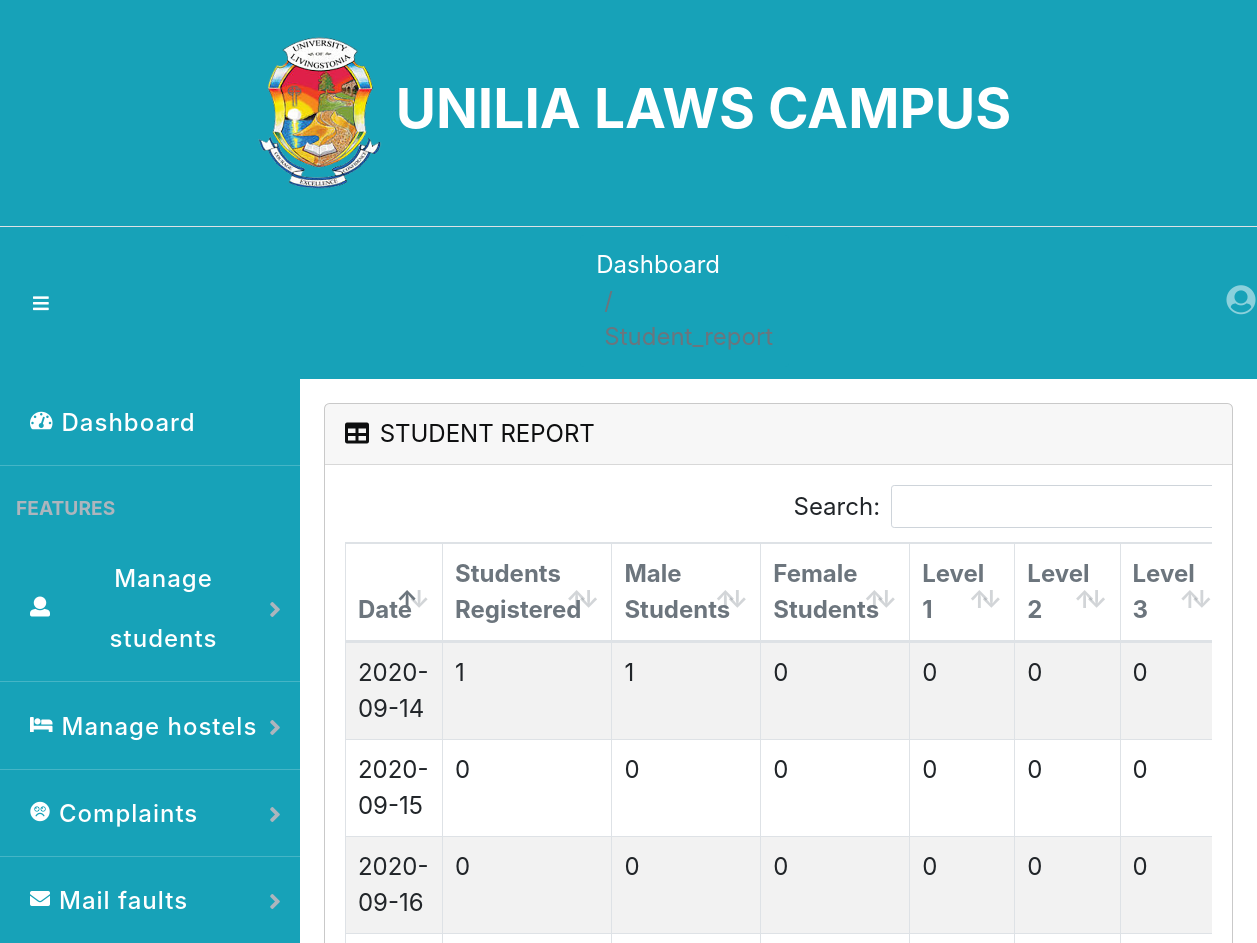
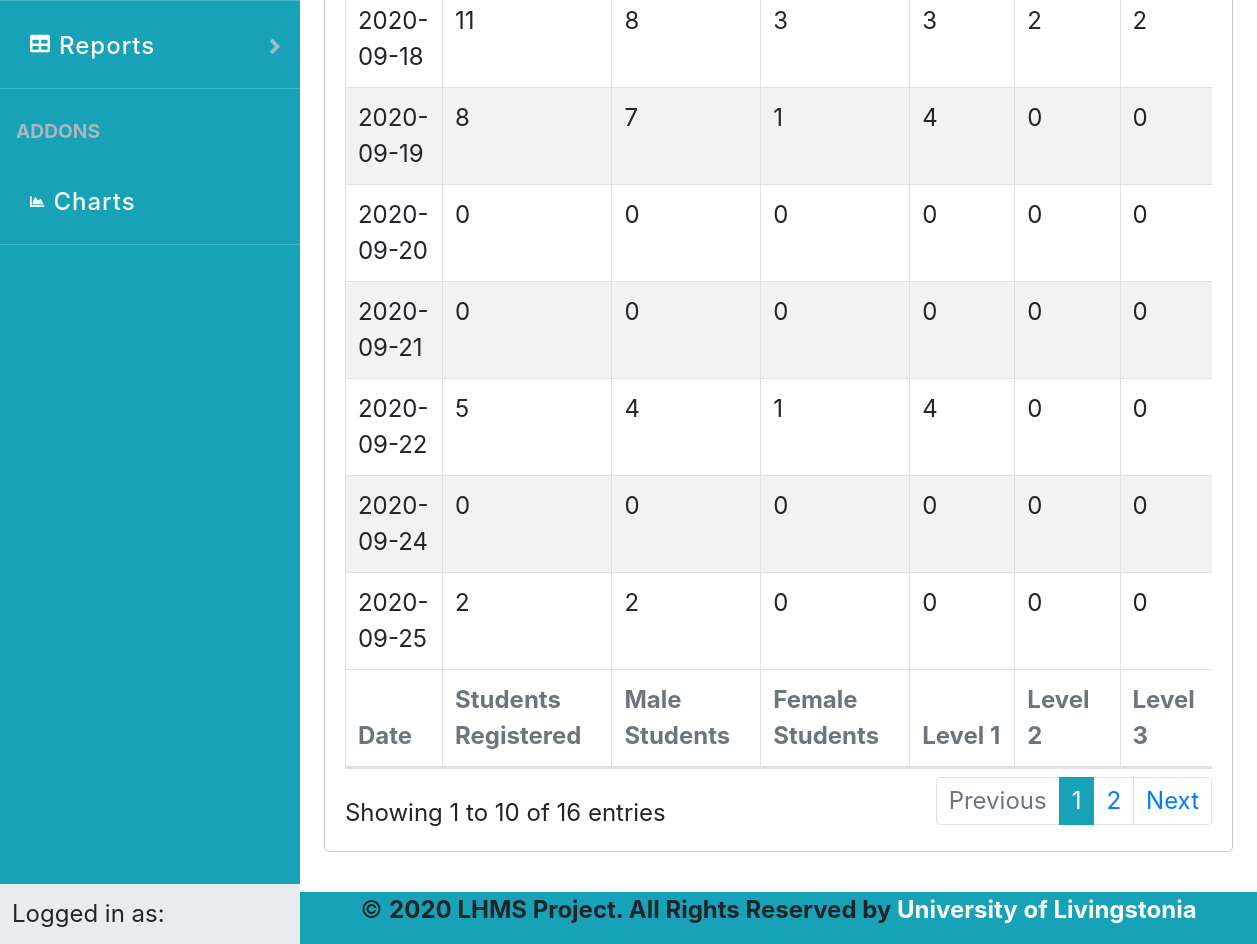
The app's page /student_report.php with its own data (2 pictures, top to bottom).
### tables this page shows
CREATE TABLE `student_report` (
  `Students_Registered` int(255) NOT NULL,
  `Male` int(255) NOT NULL,
  `Female` int(255) NOT NULL,
  `L1` int(255) NOT NULL,
  `L2` int(255) NOT NULL,
  `L3` int(255) NOT NULL,
  `L4` int(255) NOT NULL,
  `Applications` int(255) NOT NULL,
  `Evictions` int(255) NOT NULL,
  `Report_date` date NOT NULL
);

### student_report.php (the view, shortened to what this page needs)
<?php
 require 'includes/config.inc.php';
?>
<!DOCTYPE html>
<html lang="en">
<head>
	<link rel="stylesheet" href="web_warden/css_home/bootstrap.css">
	<link rel="stylesheet" href="web_home/css_home/fontawesome-all.css">
    <link rel="stylesheet" href="DataTables/DataTables-1.10.21/css/dataTables.bootstrap4.min.css">
    <link rel="stylesheet" href="DataTables/Buttons-1.6.3/css/buttons.bootstrap4.min.css">
	<link rel="stylesheet" href="web_home/css_home/flexslider.css" type="text/css" media="screen" property="" />
</head>
<header>
<nav class="navbar navbar-expand-lg navbar-dark bg-info">
    <div class="collapse navbar-collapse justify-content-md-center" id="navbarsExample08">
        <ul class="navbar-nav">
            <li class="nav-item active">
            <li class="nav-item active">
                <a class="nav-link display-4" href="#" style='font-weight: bolder;font-size:55px'><img src="logo2.png" width="150" dclass="img-logo">UNILIA LAWS CAMPUS </a>
            </li>
        </ul>
    </div>
</nav>
<nav class="navbar navbar-expand-lg navbar-dark bg-info border-top">
<div id="content">
<button class="btn btn-link btn-lg order-1 order-lg-1 "  style="font-weight:20px" id="sidebarToggle" href="#"><i class="fas fa-bars" style="color: white; font-size:large; cursor:pointer"></i></button>
            </div>
  <div class="collapse navbar-collapse justify-content-md-center"  style="margin-left:42%;" id="navbarsExample08">
        <ul class="navbar-nav">
        <ol class="breadcrumb bg-info mb-1 ">
                           <li class="breadcrumb-item"><a href="warden-home1.php">Dashboard</a></li>
                           <li class="breadcrumb-item active">Student_report</li>
                       </ol>
        </ul>
    </div>
    <div style="margin-left:35%;" id="navbarsExample08">
        <ul class="navbar-nav">
                    <li class="nav-item dropdown">
					 <a class="nav-link dropdown-toggle" href="#" id="dropdown07XL" data-toggle="dropdown" aria-expanded="false"><i class="fas fa-user-circle" style="font-size:30px"></i> <?php echo $_SESSION['username']; ?>
                </li>
        </ul>
    </div>
</nav>
</header>
<body>
<div id="layoutSidenav">
            <div id="layoutSidenav_nav">
                <nav class="sb-sidenav accordion sb-sidenav-light " id="sidenavAccordion">
                    <div class="sb-sidenav-menu">
                        <div class="nav">
                            <a class="nav-link" href="warden-home1.php">
                                <div class="sb-nav-link-icon"><i class="fas fa-tachometer-alt" style="font-size: 20px" ></i></div>
                                Dashboard
                            </a>
                            <div class="sb-sidenav-menu-heading">FEATURES</div>
                            <a class="nav-link collapsed" href="#" data-toggle="collapse" data-target="#managestudents" aria-expanded="false" aria-controls="managestudents">
                                <div class="sb-nav-link-icon"><i class="fas fa-user" style="font-size: 20px" ></i></div>
									Manage students
                                <div class="sb-sidenav-collapse-arrow"><i class="fas fa-angle-down"></i></div>
                            </a>
							<a class="nav-link collapsed" href="#" data-toggle="collapse" data-target="#managehostels" aria-expanded="false" aria-controls="managehostels">
                                <div class="sb-nav-link-icon"><i class="fas fa-bed" style="font-size: 20px" ></i></div>
									Manage hostels
                                <div class="sb-sidenav-collapse-arrow"><i class="fas fa-angle-down"></i></div>
                            </a>
							<a class="nav-link collapsed" href="#" data-toggle="collapse" data-target="#complaints" aria-expanded="false" aria-controls="complaints">
                                <div class="sb-nav-link-icon"><i class="fas fa-frown" style="font-size: 20px" ></i></div>
									Complaints
                                <div class="sb-sidenav-collapse-arrow"><i class="fas fa-angle-down"></i></div>
                            </a>
							<a class="nav-link collapsed" href="#" data-toggle="collapse" data-target="#faults" aria-expanded="false" aria-controls="faults">
                                <div class="sb-nav-link-icon"><i class="fas fa-envelope" style="font-size: 20px" ></i></div>
									Mail faults
                                <div class="sb-sidenav-collapse-arrow"><i class="fas fa-angle-down"></i></div>
                            </a>
							<a class="nav-link collapsed" href="#" data-toggle="collapse" data-target="#reports" aria-expanded="false" aria-controls="reports">
                                <div class="sb-nav-link-icon"><i class="fas fa-table" style="font-size: 20px" ></i></div>
									Reports
                                <div class="sb-sidenav-collapse-arrow"><i class="fas fa-angle-down"></i></div>
                            </a>
                            <div class="sb-sidenav-menu-heading">Addons</div>
                            <a class="nav-link" href="charts.html">
                                <div class="sb-nav-link-icon"><i class="fas fa-chart-area"></i></div>
                                Charts
                            </a>
					</div>
					</div>
                    <div class="sb-sidenav-footer" >
                        <div class="midium">Logged in as: <?php echo $_SESSION['username']; ?></div>
						</div>
                </nav>
            </div>
			<div id="layoutSidenav_content">
			<main>
			<div class="container-fluid mt-4 mb-3">
            <div class="panel panel-default">
<div id="container" class="row justify-content-md-center">
                 <div class="card mb-4" style="width:95%">
                            <div class="card-header">
                                <i class="fas fa-table mr-1"></i>
                                STUDENT REPORT
                            </div>
                            <div class="card-body">
                <div class="table-responsive">
										<div class="table-responsive">
						<table id="example" class="table table-hover   table-bordered table-center table-striped border-top" style="font-size:24px; align-content:center;width:100%;">
							<thead class="thread-inverse">
							<tr class="text-secondary">
													<th>Date</th>
													<th>Students Registered</th>
													<th>Male Students</th>
													<th>Female Students</th>
													<th>Level 1</th>
													<th>Level 2</th>
													<th>Level 3</th>
												</tr>
							</thead>
							<tbody>
								<?php
									$select = "SELECT * FROM Student_report";
									$sdb = mysqli_query($conn,$select);
										while($row = mysqli_fetch_array($sdb)){
											echo'
												<tr>
												<td>'.$row['Report_date'].'</td>
												<td>'.$row['Students_Registered'].'</td>
												<td>'.$row['Male'].'</td>
												<td>'.$row['Female'].'</td>
												<td>'.$row['L1'].'</td>
												<td>'.$row['L2'].'</td>
												<td>'.$row['L3'].'</td>
												<td>'.$row['L4'].'</td>
												<td>'.$row['Applications'].'</td>
												<td>'.$row['Evictions'].'</td>
												</tr>
												';
										}
									?>
                            </tbody>
                                            <tfoot>
                                            <thead class="thread-inverse">
							                        <tr class="text-secondary">
                                                    <th>Date</th>
													<th>Students Registered</th>
													<th>Male Students</th>
													<th>Female Students</th>
													<th>Level 1</th>
													<th>Level 2</th>
													<th>Level 3</th>
        </tfoot>
 					 </table>
										</div>
</main>
				<footer class=" navbar-dark bg-info" style="margin-bottom:0%; text-align:center">
			<p class="copyright-agileinfo"> &copy; <b>2020 LHMS Project. All Rights Reserved  by <a href="#">University of Livingstonia<b></a></p>
                </footer>
                </div>
        </div>
				</body>

### records on screen
student_report: Report_date "2020-09-14", Students_Registered "1", Male "1", Female "0", L1 "0", L2 "0", L3 "0"
student_report: Report_date "2020-09-15", Students_Registered "0", Male "0", Female "0", L1 "0", L2 "0", L3 "0"
student_report: Report_date "2020-09-16", Students_Registered "0", Male "0", Female "0", L1 "0", L2 "0", L3 "0"
student_report: Report_date "2020-09-18", Students_Registered "11", Male "8", Female "3", L1 "3", L2 "2", L3 "2"
student_report: Report_date "2020-09-19", Students_Registered "8", Male "7", Female "1", L1 "4", L2 "0", L3 "0"
student_report: Report_date "2020-09-20", Students_Registered "0", Male "0", Female "0", L1 "0", L2 "0", L3 "0"
student_report: Report_date "2020-09-21", Students_Registered "0", Male "0", Female "0", L1 "0", L2 "0", L3 "0"
student_report: Report_date "2020-09-22", Students_Registered "5", Male "4", Female "1", L1 "4", L2 "0", L3 "0"
student_report: Report_date "2020-09-24", Students_Registered "0", Male "0", Female "0", L1 "0", L2 "0", L3 "0"
student_report: Report_date "2020-09-25", Students_Registered "2", Male "2", Female "0", L1 "0", L2 "0", L3 "0"
